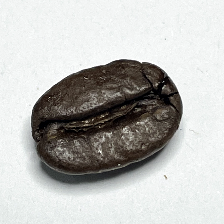
#> input picture dataset/Dark/dark (10).png, 224 x 224 px; its folder holds only this picture in this run
$ jupyter execute --allow-errors sebelumPreprosesing.ipynb   (older library calls are emulated)
#> lines starting #> are read from the running program, lines starting #| are printed output that depends on the picture
Script di bawah mengimpor berbagai library yang diperlukan untuk proses pengolahan citra, visualisasi data, serta analisis dan evaluasi model machine learning. Library yang digunakan antara lain yaitu:
1. Library os digunakan untuk manajemen file dan direktori,
2. cv2 (OpenCV) berfungsi untuk membaca, menampilkan, dan menyimpan gambar.
3. Library matplotlib.pyplot dan seaborn berguna untuk membuat berbagai jenis plot dan visualisasi data.
4. numpy dan pandas digunakan untuk operasi numerik dan manipulasi data tabular.
Untuk pembagian dataset dan validasi silang, script menggunakan sklearn.model_selection, sedangkan evaluasi performa model memanfaatkan berbagai fungsi dari sklearn.metrics seperti akurasi, precision, recall, f1-score, confusion matrix, dan classification report. Fitur tekstur citra dihitung menggunakan skimage.feature melalui fungsi graycomatrix dan graycoprops, sedangkan entropi dihitung dengan scipy.stats.entropy untuk menambah variasi fitur. Dalam proses klasifikasi, digunakan tiga algoritma populer yaitu Random Forest (sklearn.ensemble.RandomForestClassifier), Support Vector Machine (sklearn.svm.SVC), dan K-Nearest Neighbors (sklearn.neighbors.KNeighborsClassifier). Terakhir, sklearn.metrics.ConfusionMatrixDisplay membantu dalam visualisasi confusion matrix sehingga hasil evaluasi lebih mudah dipahami. Dengan keseluruhan library dan fungsinya ini, script menyediakan alat lengkap untuk workflow machine learning berbasis citra, mulai dari preprocessing, ekstraksi fitur, pelatihan model, hingga evaluasi perform

[cell 1]
# Import library yang kalian butuhkan
import os
import cv2 as cv
import matplotlib.pyplot as plt
import numpy as np
import pandas as pd
from sklearn.model_selection import train_test_split, cross_val_predict
from sklearn.feature_selection import SelectKBest, f_classif
from sklearn.metrics import accuracy_score, classification_report
from skimage.feature import graycomatrix, graycoprops
from scipy.stats import entropy
from sklearn.ensemble import RandomForestClassifier
from sklearn.svm import SVC
from sklearn.neighbors import KNeighborsClassifier
from sklearn.metrics import accuracy_score, precision_score, recall_score, f1_score, confusion_matrix, classification_report
from sklearn.metrics import (confusion_matrix, ConfusionMatrixDisplay)
from sklearn.preprocessing import MinMaxScaler
import seaborn as sns

Kode di bawah digunakan untuk memuat gambar dari dataset yang tersimpan dalam folder "dataset", di mana setiap subfolder mewakili label kelas (seperti dark, green, light, medium). Dari setiap subfolder, diambil maksimal 70 gambar pertama. Untuk setiap gambar, kode membaca file menggunakan OpenCV (cv.imread) dan menyimpannya ke dalam list data. Label gambar disimpan berdasarkan nama subfolder ke dalam list labels, dan nama file disimpan di file_name. Hasilnya adalah tiga list sejajar berisi gambar, label, dan nama file yang siap untuk diproses lebih lanjut.

[cell 2]
data = []
labels = []
file_name = []
for sub_folder in os.listdir("dataset"):
    sub_folder_files = os.listdir(os.path.join("dataset", sub_folder))
    sub_folder_files = sub_folder_files[:70]
    for filename in sub_folder_files:
        img_path = os.path.join("dataset", sub_folder, filename)
        img = cv.imread(img_path)
#> img is the input picture: shape (224, 224, 3); mean B, G, R 185.2, 187.7, 187.7

        data.append(img)
        labels.append(sub_folder)
        file_name.append(filename)

Kode di bawah adalah kerangka awal untuk melakukan augmentasi gambar. Empat list kosong (`data_augmented`, `labels_augmented`, `paths_augmented`, dan `file_name_augmented`) disiapkan untuk menyimpan gambar hasil augmentasi beserta label dan informasi lainnya. Perulangan `for i in range(len(data)):` digunakan untuk menjelajahi semua gambar asli, namun belum ada proses augmentasi karena bagian dalamnya masih kosong (`pass`). Agar berfungsi, bagian ini perlu diisi dengan teknik augmentasi seperti rotasi, flip, atau perubahan warna.

[cell 3]
# melakukan augmentasi data
data_augmented = []
labels_augmented = []
paths_augmented = []
file_name_augmented = []
for i in range(len(data)):
	pass
#> this loop made 2 passes

[cell 4]
print("Data sebelum augmentasi: ", len(data))
#| Data sebelum augmentasi:  2
print("Data setelah augmentasi: ", len(data_augmented))

Kode di atas untuk menampilkan data sebelum dan setelah augmentasi

[cell 5]
# Mapping nama label ke nama tampilan
label_names = {
    "Dark": "Label 1",
    "Green": "Label 2",
    "Light": "Label 3",
    "Medium": "Label 4"
}

# Konversi semua gambar ke grayscale
gray_data = [cv.cvtColor(img, cv.COLOR_BGR2GRAY) for img in data]
#> gray_data = 2 items

# Tampilkan 10 gambar pertama dari setiap label
for label_code in label_names:
    idxs = np.where(np.array(labels) == label_code)[0][:10]

    if len(idxs) == 0:
        print(f"Tidak ada data untuk label '{label_code}'")
        continue

    plt.figure(figsize=(10, 5))
    plt.suptitle(f"Label: {label_names[label_code]} ({label_code})", fontsize=14)

    for i, idx in enumerate(idxs):
        plt.subplot(2, 5, i + 1)
        plt.imshow(gray_data[idx], cmap='gray', vmin=0, vmax=255)
        plt.axis('off')

    plt.tight_layout()
    plt.show()
#> this loop made 4 passes
#> pass 1, `plt.show()`:
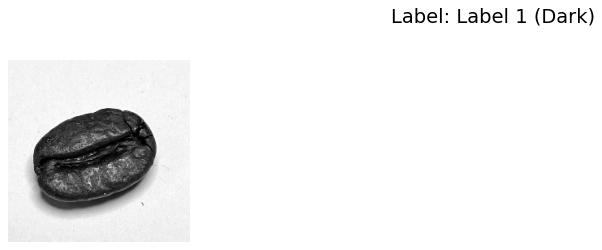
#> figure drawn by matplotlib, 1 panel
#> pass 2, `plt.show()`:
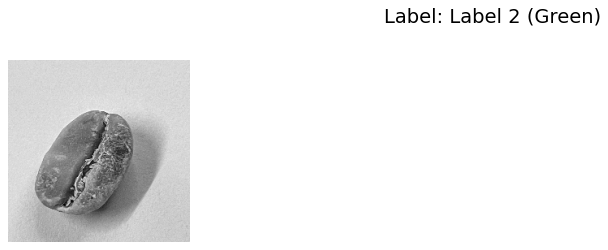
#> figure drawn by matplotlib, 1 panel

Kode di atas bertujuan untuk menampilkan 10 gambar pertama dari setiap label dalam bentuk grayscale. Pertama, label seperti "Dark" atau "Light" dipetakan ke nama tampilan yang lebih umum, seperti "Label 1", melalui dictionary `label_names`. Lalu, seluruh gambar asli dikonversi ke format grayscale menggunakan `cv.cvtColor`, dan hasilnya disimpan di `gray_data`. Selanjutnya, untuk setiap label, kode mencari indeks gambar yang sesuai dan mengambil maksimal 10 gambar pertama. Gambar-gambar ini kemudian divisualisasikan dalam layout 2 baris dan 5 kolom menggunakan Matplotlib, lengkap dengan judul yang menunjukkan nama label aslinya dan nama tampilannya.

Kode di bawah yaitu Fungsi `glcm` ini digunakan untuk menghitung matriks *Gray Level Co-occurrence Matrix* (GLCM) dari sebuah citra grayscale, yang merupakan metode untuk mengekstraksi tekstur citra. Pertama, gambar diubah ke skala 0–255 dan dikonversi ke tipe `uint8` agar kompatibel dengan fungsi GLCM. Parameter `derajat` menentukan arah hubungan piksel yang ingin dianalisis—misalnya 0, 45, 90, atau 135 derajat—dan dikonversi ke bentuk radian. Fungsi `graycomatrix` dari `skimage.feature` kemudian dipanggil untuk menghasilkan matriks GLCM berdasarkan arah dan jarak piksel tertentu. Matriks ini dihitung dengan properti simetris dan ternormalisasi, dan hasilnya dikembalikan sebagai output fungsi.

[cell 6]
def glcm(image, derajat):
    image = (image * 255).astype(np.uint8)
    if derajat == 0:
        angles = [0]
    elif derajat == 45:
        angles = [np.pi / 4]
    elif derajat == 90:
        angles = [np.pi / 2]
    elif derajat == 135:
        angles = [3 * np.pi / 4]
    else:
        raise ValueError("Invalid angle. It should be one of the following: 0, 45, 90, 135.")

    # mengembalikan matrix glcm dari image
    glcm = graycomatrix(image, [1], angles, 256, symmetric=True, normed=True)
    return glcm

Kode di bawah yaitu Fungsi `correlation` menghitung korelasi dari matriks GLCM, yang menunjukkan seberapa kuat hubungan antara piksel berpasangan dalam citra.

[cell 7]
def correlation(matriks):
	return graycoprops(matriks, 'correlation')[0, 0]

Kode di bawah yaitu Fungsi `dissimilarity` mengukur perbedaan intensitas antar piksel bertetangga dalam citra dari matriks GLCM, lalu mengambil nilainya dari indeks `[0, 0]`.

[cell 8]
def dissimilarity(matriks):
    return graycoprops(matriks, 'dissimilarity')[0, 0]

Kode di bawah yaitu Fungsi `homogenity` mengambil nilai homogenitas dari GLCM, yang menunjukkan seberapa seragam tekstur citra, dan mengembalikannya dari indeks `[0, 0]`.

[cell 9]
def homogenity(matriks):
    return graycoprops(matriks, 'homogeneity')[0, 0]

Kode di bawah yaitu Fungsi `contrast` menghitung nilai kontras dari matriks GLCM, yang mencerminkan perbedaan intensitas antar piksel, dan mengembalikannya dari indeks `[0, 0]`.

[cell 10]
def contrast(matriks):
    return graycoprops(matriks, 'contrast')[0, 0]

Kode di bawah yaitu Fungsi `ASM` menghitung Angular Second Moment (ASM) dari matriks GLCM, yang menunjukkan tingkat kehomogenan tekstur, dan mengembalikannya dari indeks `[0, 0]`.

[cell 11]
def ASM(matriks):
    return graycoprops(matriks, 'ASM')[0, 0]

Kode di bawah yaitu Fungsi `energy` menghitung nilai energi dari matriks GLCM, yang mencerminkan keseragaman tekstur, dan mengembalikannya dari indeks `[0, 0]`.

[cell 12]
def energy(matriks):
    return graycoprops(matriks, 'energy')[0, 0]

Kode di atas yaitu Fungsi `entropyGlcm` menghitung entropi dari matriks GLCM yang telah diratakan (`ravel()`), untuk mengukur kompleksitas atau ketidakteraturan tekstur dalam citra.

[cell 13]
def entropyGlcm(matriks):
    return entropy(matriks.ravel())

Potongan kode di bawah digunakan untuk menghitung matriks GLCM (Gray Level Co-occurrence Matrix) dari setiap citra grayscale pada 4 derajat arah berbeda: 0°, 45°, 90°, dan 135°.

Berikut penjelasan singkat namun lengkap:

gray_data adalah daftar gambar dalam format grayscale.

Untuk setiap gambar (i), fungsi glcm() dipanggil empat kali untuk menghitung GLCM pada masing-masing sudut.

Hasil GLCM untuk setiap sudut kemudian disimpan ke dalam list sesuai derajatnya (Derajat0, Derajat45, dll).

Tujuannya adalah menyiapkan data tekstur dari berbagai arah untuk digunakan dalam ekstraksi fitur seperti kontras, homogenitas, dan lainnya.

[cell 14]
Derajat0 = []
Derajat45 = []
Derajat90 = []
Derajat135 = []
for i in range(len(gray_data)):
    D0 = glcm(gray_data[i], 0)
    D45 = glcm(gray_data[i], 45)
    D90 = glcm(gray_data[i], 90)
    D135 = glcm(gray_data[i], 135)
    Derajat0.append(D0)
    Derajat45.append(D45)
    Derajat90.append(D90)
    Derajat135.append(D135)
#> this loop made 2 passes
#> pass 1, in glcm, `image = (image * 255).astype(np.uint8)`:
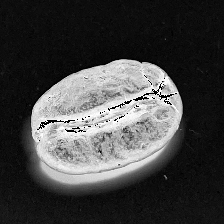
#> image: shape (224, 224); min 0, max 255, mean 66.8
#> pass 2, in glcm (call 5), `image = (image * 255).astype(np.uint8)`:
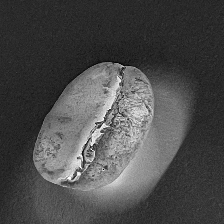
#> image: shape (224, 224); min 0, max 255, mean 74.9
#> after the loop, Derajat0 = 2 items; Derajat135 = 2 items; Derajat45 = 2 items; Derajat90 = 2 items

Kode di bawah membuat list kosong untuk menyimpan hasil ekstraksi fitur tekstur dari gambar grayscale menggunakan metode GLCM pada empat sudut berbeda (0°, 45°, 90°, 135°). Fitur yang disiapkan mencakup kontras, dissimilarity, homogenity, entropy, ASM, energy, dan correlation—semuanya menggambarkan karakteristik pola atau tekstur dari gambar. Nantinya, setiap fitur ini akan diisi dengan nilai-nilai dari masing-masing gambar untuk setiap sudut, sebagai bagian dari proses ekstraksi ciri sebelum klasifikasi.

[cell 15]
Kontras0, Kontras45, Kontras90, Kontras135 = [], [], [], []
dissimilarity0, dissimilarity45, dissimilarity90, dissimilarity135 =  [], [], [], []
homogenity0, homogenity45, homogenity90, homogenity135 = [], [], [], []
entropy0, entropy45, entropy90, entropy135 =  [], [], [], []
ASM0, ASM45, ASM90, ASM135 =  [], [], [], []
energy0, energy45, energy90, energy135 =  [], [], [], []
correlation0, correlation45, correlation90, correlation135 = [], [], [], []

Kode di bawah mengekstraksi fitur **correlation** dari matriks GLCM yang telah dihitung sebelumnya untuk setiap sudut (0°, 45°, 90°, dan 135°) dari seluruh gambar grayscale. Untuk setiap gambar, kode ini mengambil matriks GLCM dari masing-masing sudut, menghitung nilai correlation-nya menggunakan fungsi `correlation()`, lalu menyimpannya ke dalam list yang sesuai (`correlation0`, `correlation45`, dst.). Ini bertujuan untuk mengukur sejauh mana satu piksel berkorelasi dengan tetangganya, yang berguna dalam klasifikasi berdasarkan tekstur.

[cell 16]
for i in range(len(gray_data)):
    C0 = correlation(Derajat0[i])
    correlation0.append(C0)
    C45 = correlation(Derajat45[i])
    correlation45.append(C45)
    C90 = correlation(Derajat90[i])
    correlation90.append(C90)
    C135 = correlation(Derajat135[i])
    correlation135.append(C135)
#> this loop made 2 passes
#> (C0, C45, C90, C135) on passes 1 to 2: (0.959, 0.934, 0.943, 0.941), (0.945, 0.922, 0.946, 0.935)
#> after the loop, correlation0 = [0.959, 0.945]; correlation135 = [0.941, 0.935]; correlation45 = [0.934, 0.922]; correlation90 = [0.943, 0.946]

Kode di bawah digunakan untuk menghitung fitur **contrast** dari matriks GLCM (Gray Level Co-occurrence Matrix) untuk setiap gambar pada empat arah sudut (0°, 45°, 90°, dan 135°). Pada setiap iterasi, kode mengambil matriks GLCM hasil dari `Derajat0[i]`, `Derajat45[i]`, dan seterusnya, kemudian menghitung nilai contrast-nya menggunakan fungsi `contrast()`. Nilai-nilai tersebut kemudian disimpan ke dalam list `Kontras0`, `Kontras45`, `Kontras90`, dan `Kontras135`. Fitur contrast ini mencerminkan perbedaan intensitas antar piksel yang berdekatan dan berguna dalam analisis tekstur untuk klasifikasi gambar.

[cell 17]
for i in range(len(data)):
    K0 = contrast(Derajat0[i])
    K45 = contrast(Derajat45[i])
    K90 = contrast(Derajat90[i])
    K135 = contrast(Derajat135[i])
    Kontras0.append(K0)
    Kontras45.append(K45)
    Kontras90.append(K90)
    Kontras135.append(K135)
#> this loop made 2 passes
#> (K0, K45, K90, K135) on passes 1 to 2: (561.7, 905.7, 783.8, 811.3), (232.8, 332, 231.8, 275.4)
#> after the loop, Kontras0 = [561.7, 232.8]; Kontras135 = [811.3, 275.4]; Kontras45 = [905.7, 332]; Kontras90 = [783.8, 231.8]

Kode di bawah menghitung fitur **dissimilarity** dari matriks GLCM untuk setiap gambar pada empat sudut arah (0°, 45°, 90°, dan 135°). Dalam setiap iterasi, matriks GLCM dari masing-masing arah diproses menggunakan fungsi `dissimilarity()`, lalu hasilnya disimpan ke dalam list `dissimilarity0`, `dissimilarity45`, `dissimilarity90`, dan `dissimilarity135`. Fitur dissimilarity ini mengukur sejauh mana perbedaan tingkat keabuan antar piksel, di mana nilai yang lebih tinggi menunjukkan kontras tekstur yang lebih tajam. Fitur ini penting untuk membedakan karakteristik permukaan dari gambar biji kopi berdasarkan arah teksturnya.

[cell 18]
for i in range(len(data)):
    Dis0 = dissimilarity(Derajat0[i])
    Dis45 = dissimilarity(Derajat45[i])
    Dis90 = dissimilarity(Derajat90[i])
    Dis135 = dissimilarity(Derajat135[i])
    dissimilarity0.append(Dis0)
    dissimilarity45.append(Dis45)
    dissimilarity90.append(Dis90)
    dissimilarity135.append(Dis135)
#> this loop made 2 passes
#> (Dis0, Dis45, Dis90, Dis135) on passes 1 to 2: (8.63, 11.58, 10.3, 10.83), (8.42, 9.88, 8.39, 9.05)
#> after the loop, dissimilarity0 = [8.63, 8.42]; dissimilarity135 = [10.83, 9.05]; dissimilarity45 = [11.58, 9.88]; dissimilarity90 = [10.3, 8.39]

Kode di bawah digunakan untuk menghitung fitur **homogenitas** dari matriks GLCM setiap gambar pada empat arah sudut (0°, 45°, 90°, dan 135°). Di tiap iterasi, fungsi `homogenity()` dipanggil untuk setiap derajat arah GLCM dari gambar ke-i, lalu hasilnya disimpan ke dalam list `homogenity0`, `homogenity45`, `homogenity90`, dan `homogenity135`. Fitur homogenitas ini mengukur seberapa seragam nilai intensitas piksel dalam tekstur; nilai yang lebih tinggi menunjukkan bahwa piksel-piksel memiliki nilai yang mirip dan tekstur cenderung halus atau tidak beragam.

[cell 19]
for i in range(len(data)):
    H0 = homogenity(Derajat0[i])
    H45 = homogenity(Derajat45[i])
    H90 = homogenity(Derajat90[i])
    H135 = homogenity(Derajat135[i])
    homogenity0.append(H0)
    homogenity45.append(H45)
    homogenity90.append(H90)
    homogenity135.append(H135)
#> this loop made 2 passes
#> (H0, H45, H90, H135) on passes 1 to 2: (0.223, 0.196, 0.213, 0.201), (0.155, 0.141, 0.156, 0.15)
#> after the loop, homogenity0 = [0.223, 0.155]; homogenity135 = [0.201, 0.15]; homogenity45 = [0.196, 0.141]; homogenity90 = [0.213, 0.156]

Kode di bawah digunakan untuk menghitung nilai **entropi** dari matriks GLCM untuk setiap gambar dalam empat arah sudut (0°, 45°, 90°, dan 135°). Dalam setiap iterasi, fungsi `entropyGlcm()` diterapkan pada GLCM hasil ekstraksi gambar ke-i untuk masing-masing sudut, lalu hasilnya dimasukkan ke dalam list `entropy0`, `entropy45`, `entropy90`, dan `entropy135`. Entropi ini mengukur kompleksitas atau ketidakteraturan tekstur; semakin tinggi nilai entropinya, semakin kompleks pola teksturnya.

[cell 20]
for i in range(len(data)):
    E0 = entropyGlcm(Derajat0[i])
    E45 = entropyGlcm(Derajat45[i])
    E90 = entropyGlcm(Derajat90[i])
    E135 = entropyGlcm(Derajat135[i])
    entropy0.append(E0)
    entropy45.append(E45)
    entropy90.append(E90)
    entropy135.append(E135)
#> this loop made 2 passes
#> (E0, E45, E90, E135) on passes 1 to 2: (7.31, 7.42, 7.35, 7.4), (8.04, 8.12, 8.03, 8.07)
#> after the loop, entropy0 = [7.31, 8.04]; entropy135 = [7.4, 8.07]; entropy45 = [7.42, 8.12]; entropy90 = [7.35, 8.03]

Kode di bawah menghitung nilai **ASM (Angular Second Moment)** dari matriks GLCM untuk setiap gambar dalam empat arah sudut (0°, 45°, 90°, dan 135°). ASM mencerminkan tingkat keseragaman atau homogenitas dalam tekstur gambar—nilai yang tinggi menunjukkan tekstur yang lebih seragam. Dalam setiap iterasi, nilai ASM dari masing-masing sudut dihitung menggunakan fungsi `ASM()` dan disimpan ke dalam list `ASM0`, `ASM45`, `ASM90`, dan `ASM135`.

[cell 21]
for i in range(len(data)):
    A0 = ASM(Derajat0[i])
    A45 = ASM(Derajat45[i])
    A90 = ASM(Derajat90[i])
    A135 = ASM(Derajat135[i])
    ASM0.append(A0)
    ASM45.append(A45)
    ASM90.append(A90)
    ASM135.append(A135)
#> this loop made 2 passes
#> (A0, A45, A90, A135) on passes 1 to 2: (0.0032, 0.00306, 0.00322, 0.00307), (0.00101, 0.000966, 0.00102, 0.000988)
#> after the loop, ASM0 = [0.0032, 0.00101]; ASM135 = [0.00307, 0.000988]; ASM45 = [0.00306, 0.000966]; ASM90 = [0.00322, 0.00102]

Kode di bawah menghitung **nilai energi (energy)** dari matriks GLCM untuk setiap gambar dalam empat arah sudut (0°, 45°, 90°, dan 135°). Energi mengukur kekompakan distribusi nilai tekstur, di mana nilai yang tinggi menunjukkan pola tekstur yang teratur atau berulang. Setiap nilai energi yang dihitung dari arah tertentu disimpan ke dalam list `energy0`, `energy45`, `energy90`, dan `energy135`, sesuai arah derajatnya.

[cell 22]
for i in range(len(data)):
    ER0 = energy(Derajat0[i])
    ER45 = energy(Derajat45[i])
    ER90 = energy(Derajat90[i])
    ER135 = energy(Derajat135[i])
    energy0.append(ER0)
    energy45.append(ER45)
    energy90.append(ER90)
    energy135.append(ER135)
#> this loop made 2 passes
#> (ER0, ER45, ER90, ER135) on passes 1 to 2: (0.0565, 0.0553, 0.0568, 0.0554), (0.0318, 0.0311, 0.032, 0.0314)
#> after the loop, energy0 = [0.0565, 0.0318]; energy135 = [0.0554, 0.0314]; energy45 = [0.0553, 0.0311]; energy90 = [0.0568, 0.032]

Kode di bawah bertujuan untuk **menggabungkan seluruh fitur tekstur** dari setiap citra ke dalam satu vektor fitur per gambar, agar siap digunakan dalam model machine learning. Untuk tiap gambar, fitur yang digabung mencakup nilai dari tujuh jenis properti GLCM (seperti *correlation*, *contrast*, *entropy*, dll.) yang diukur dari empat arah berbeda (0°, 45°, 90°, 135°), sehingga menghasilkan total **28 fitur per gambar**. Semua vektor fitur kemudian dikumpulkan dalam list `features`, yang selanjutnya dikonversi menjadi array NumPy agar kompatibel dengan algoritma pembelajaran mesin. Label gambar juga diubah menjadi array `labels` untuk keperluan pelabelan saat training model.

[cell 23]
# Gabungkan semua fitur dari setiap citra ke dalam satu array fitur per gambar
features = []

for i in range(len(gray_data)):
    fitur = [
        correlation0[i], correlation45[i], correlation90[i], correlation135[i],
        dissimilarity0[i], dissimilarity45[i], dissimilarity90[i], dissimilarity135[i],
        Kontras0[i], Kontras45[i], Kontras90[i], Kontras135[i],
        homogenity0[i], homogenity45[i], homogenity90[i], homogenity135[i],
        entropy0[i], entropy45[i], entropy90[i], entropy135[i],
        ASM0[i], ASM45[i], ASM90[i], ASM135[i],
        energy0[i], energy45[i], energy90[i], energy135[i],
    ]
    features.append(fitur)
#> after the loop, features = 2 items

# Ubah menjadi numpy array agar bisa digunakan di ML model
features = np.array(features)
labels = np.array(labels)

[cell 24]
dataTable = {'Filename': file_name, 'Label': labels,
        'Contrast0': Kontras0, 'Contrast45': Kontras45, 'Contrast90': Kontras90, 'Contrast135': Kontras135,
        'Homogeneity0': homogenity0, 'Homogeneity45': homogenity45, 'Homogeneity90': homogenity90, 'Homogeneity135': homogenity135,
        'Dissimilarity0': dissimilarity0, 'Dissimilarity45': dissimilarity45, 'Dissimilarity90': dissimilarity90, 'Dissimilarity135': dissimilarity135,
        'Entropy0': entropy0, 'Entropy45': entropy45, 'Entropy90': entropy90, 'Entropy135': entropy135,
        'ASM0': ASM0, 'ASM45': ASM45, 'ASM90': ASM90, 'ASM135': ASM135,
        'Energy0': energy0, 'Energy45': energy45, 'Energy90': energy90, 'Energy135': energy135,
        'Correlation0': correlation0, 'Correlation45': correlation45, 'Correlation90': correlation90, 'Correlation135': correlation135,
        }
df = pd.DataFrame(dataTable)
#> df = table of 2 rows and 30 columns
df.to_csv('hasil_ekstraksi_3.csv', index=False)

hasilEkstrak = pd.read_csv('hasil_ekstraksi_3.csv')
#> (reads hasil_ekstraksi_3.csv from the repository)
hasilEkstrak
